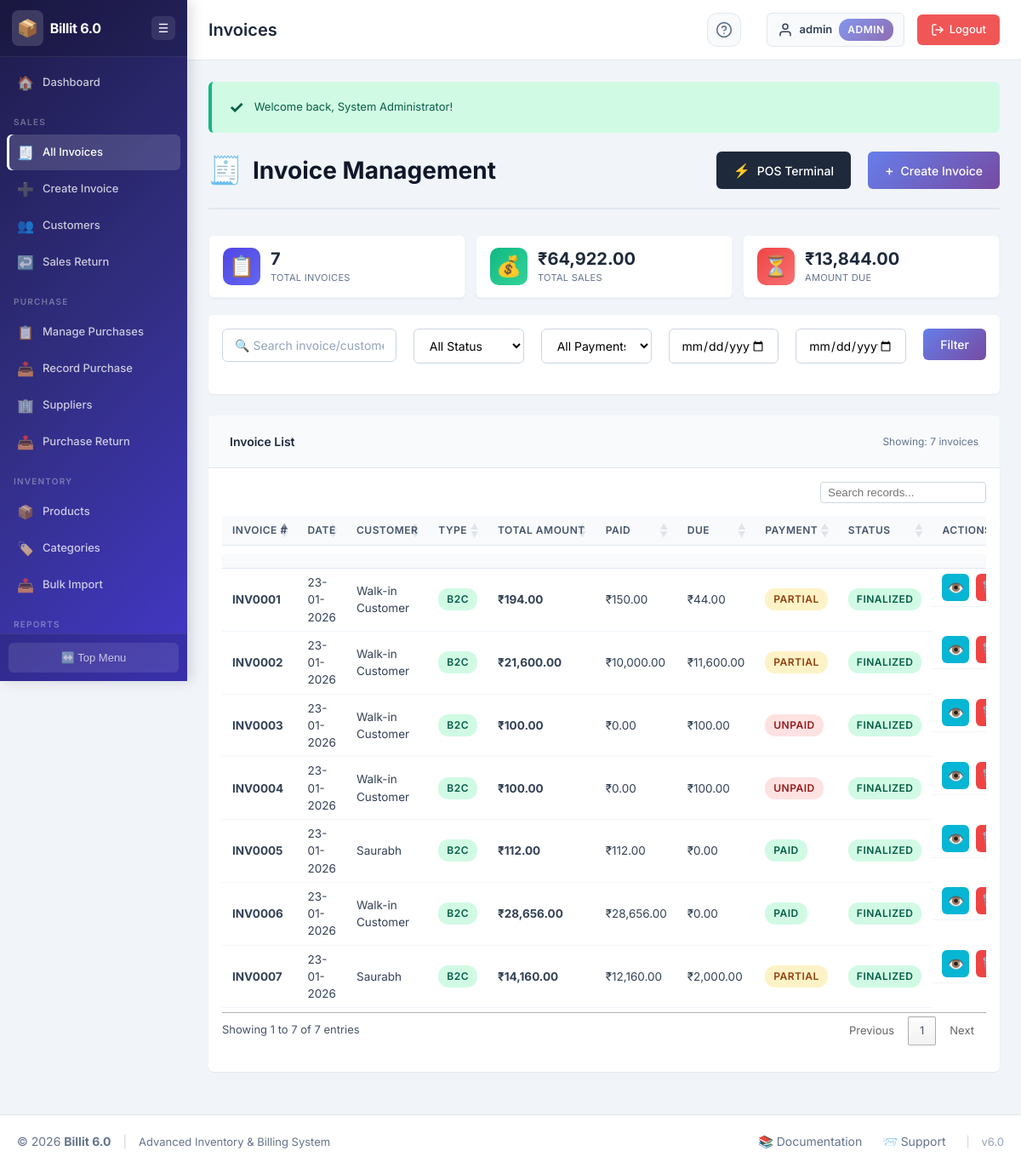
Screenshot of /invoices/invoices.php (signed in) with the database file from the repository.
### tables this page shows
CREATE TABLE `invoices` (
  `invoice_id` int(11) NOT NULL,
  `invoice_number` varchar(50) NOT NULL,
  `invoice_date` date NOT NULL,
  `customer_id` int(11) NOT NULL,
  `customer_name` varchar(200) NOT NULL,
  `customer_gstin` varchar(15) DEFAULT NULL,
  `customer_address` text DEFAULT NULL,
  `customer_state_code` varchar(2) DEFAULT NULL,
  `subtotal` decimal(10,2) NOT NULL DEFAULT 0.00,
  `discount_type` enum('percentage','amount') DEFAULT 'percentage',
  `discount_value` decimal(10,2) DEFAULT 0.00,
  `discount_amount` decimal(10,2) DEFAULT 0.00,
  `taxable_amount` decimal(10,2) NOT NULL DEFAULT 0.00,
  `cgst_amount` decimal(10,2) DEFAULT 0.00,
  `sgst_amount` decimal(10,2) DEFAULT 0.00,
  `igst_amount` decimal(10,2) DEFAULT 0.00,
  `total_tax` decimal(10,2) DEFAULT 0.00,
  `round_off` decimal(10,2) DEFAULT 0.00,
  `total_amount` decimal(10,2) NOT NULL DEFAULT 0.00,
  `amount_paid` decimal(10,2) DEFAULT 0.00,
  `amount_due` decimal(10,2) DEFAULT 0.00,
  `payment_status` enum('unpaid','partial','paid') NOT NULL DEFAULT 'unpaid',
  `invoice_status` enum('draft','finalized','cancelled') NOT NULL DEFAULT 'draft',
  `notes` text DEFAULT NULL,
  `terms_conditions` text DEFAULT NULL,
  `created_by` int(11) DEFAULT NULL,
  `created_at` timestamp NOT NULL DEFAULT current_timestamp(),
  `updated_at` timestamp NOT NULL DEFAULT current_timestamp() ON UPDATE current_timestamp()
);

CREATE TABLE `customers` (
  `customer_id` int(11) NOT NULL,
  `customer_name` varchar(200) NOT NULL,
  `customer_type` enum('B2B','B2C') NOT NULL DEFAULT 'B2C',
  `contact_person` varchar(100) DEFAULT NULL,
  `email` varchar(100) DEFAULT NULL,
  `phone` varchar(20) DEFAULT NULL,
  `gstin` varchar(15) DEFAULT NULL,
  `pan` varchar(10) DEFAULT NULL,
  `billing_address` text DEFAULT NULL,
  `billing_city` varchar(100) DEFAULT NULL,
  `billing_state` varchar(100) DEFAULT NULL,
  `billing_state_code` varchar(2) DEFAULT NULL,
  `billing_pincode` varchar(10) DEFAULT NULL,
  `shipping_address` text DEFAULT NULL,
  `shipping_city` varchar(100) DEFAULT NULL,
  `shipping_state` varchar(100) DEFAULT NULL,
  `shipping_state_code` varchar(2) DEFAULT NULL,
  `shipping_pincode` varchar(10) DEFAULT NULL,
  `credit_limit` decimal(10,2) DEFAULT 0.00,
  `opening_balance` decimal(10,2) DEFAULT 0.00,
  `status` enum('active','inactive') NOT NULL DEFAULT 'active',
  `created_at` timestamp NOT NULL DEFAULT current_timestamp(),
  `updated_at` timestamp NOT NULL DEFAULT current_timestamp() ON UPDATE current_timestamp()
);

### invoices/invoices.php (the view, shortened to what this page needs)
<?php
require_once '../includes/header.php';
$search_term = '';
$date_from = '';
$date_to = '';
$query = "SELECT i.*, c.customer_name, c.customer_type
          FROM invoices i
          INNER JOIN customers c ON i.customer_id = c.customer_id
          WHERE 1=1";
$query .= " ORDER BY i.invoice_date DESC, i.invoice_id DESC";
$invoices_result = db_query($connection, $query);
$summary_query = "SELECT
                  COUNT(*) as total_invoices,
                  SUM(CASE WHEN invoice_status = 'finalized' THEN total_amount ELSE 0 END) as total_sales,
                  SUM(CASE WHEN invoice_status = 'finalized' THEN amount_due ELSE 0 END) as total_due
                  FROM invoices
                  WHERE 1=1";
$summary = db_fetch_one($connection, $summary_query);
?>
<div class="page-header">
    <h2 class="page-title">
        <span class="page-icon">🧾</span>
        Invoice Management
    </h2>
    <div class="page-actions">
        <a href="pos.php" class="btn btn-dark" style="background:#1e293b; color:white; margin-right:10px;">
            <span class="btn-icon">⚡</span>
            POS Terminal
        </a>
        <a href="create_invoice.php" class="btn btn-primary">
            <span class="btn-icon">+</span>
            Create Invoice
        </a>
    </div>
</div>
<div class="stats-grid" style="grid-template-columns: repeat(3, 1fr);">
    <div class="stat-card stat-card-blue">
        <div class="stat-icon">📋</div>
        <div class="stat-content">
            <div class="stat-value"><?php echo number_format($summary['total_invoices']); ?></div>
            <div class="stat-label">Total Invoices</div>
        </div>
    </div>
    <div class="stat-card stat-card-green">
        <div class="stat-icon">💰</div>
        <div class="stat-content">
            <div class="stat-value"><?php echo format_currency($summary['total_sales']); ?></div>
            <div class="stat-label">Total Sales</div>
        </div>
    </div>
    <div class="stat-card stat-card-red">
        <div class="stat-icon">⏳</div>
        <div class="stat-content">
            <div class="stat-value"><?php echo format_currency($summary['total_due']); ?></div>
            <div class="stat-label">Amount Due</div>
        </div>
    </div>
</div>
<div class="card">
    <div class="card-body">
        <form method="GET" action="<?php echo htmlspecialchars($_SERVER['PHP_SELF']); ?>" class="filter-form">
            <div class="form-row">
                <div class="form-group col-md-3">
                    <input type="text" name="search" class="form-control"
                           placeholder="🔍 Search invoice/customer..."
                           value="<?php echo escape_html($search_term); ?>">
                </div>
                <div class="form-group col-md-2">
                    <select name="status" class="form-control">
                        <option value="">All Status</option>
                    </select>
                </div>
                <div class="form-group col-md-2">
                    <select name="payment" class="form-control">
                        <option value="">All Payments</option>
                    </select>
                </div>
                <div class="form-group col-md-2">
                    <input type="date" name="date_from" class="form-control"
                           value="<?php echo escape_html($date_from); ?>">
                </div>
                <div class="form-group col-md-2">
                    <input type="date" name="date_to" class="form-control"
                           value="<?php echo escape_html($date_to); ?>">
                </div>
                <div class="form-group col-md-1">
                    <button type="submit" class="btn btn-primary btn-block">Filter</button>
                </div>
            </div>
        </form>
    </div>
</div>
<div class="card">
    <div class="card-header">
        <h3 class="card-title">Invoice List</h3>
        <span class="card-subtitle">
            Showing: <?php echo mysqli_num_rows($invoices_result); ?> invoices
        </span>
    </div>
    <div class="card-body">
        <div class="table-responsive">
            <table class="data-table">
                <thead>
                    <tr>
                        <th>Invoice #</th>
                        <th>Date</th>
                        <th>Customer</th>
                        <th>Type</th>
                        <th>Total Amount</th>
                        <th>Paid</th>
                        <th>Due</th>
                        <th>Payment</th>
                        <th>Status</th>
                        <th>Actions</th>
                    </tr>
                </thead>
                <tbody>
                    <?php if ($invoices_result && mysqli_num_rows($invoices_result) > 0): ?>
                        <?php while ($invoice = mysqli_fetch_assoc($invoices_result)): ?>
                            <tr>
                                <td><strong><?php echo escape_html($invoice['invoice_number']); ?></strong></td>
                                <td><?php echo format_date($invoice['invoice_date']); ?></td>
                                <td><?php echo escape_html($invoice['customer_name']); ?></td>
                                <td>
                                    <span class="badge badge-<?php echo $invoice['customer_type'] === 'B2B' ? 'info' : 'success'; ?>">
                                        <?php echo $invoice['customer_type']; ?>
                                    </span>
                                </td>
                                <td><strong><?php echo format_currency($invoice['total_amount']); ?></strong></td>
                                <td><?php echo format_currency($invoice['amount_paid']); ?></td>
                                <td><?php echo format_currency($invoice['amount_due']); ?></td>
                                <td>
                                    <?php if ($invoice['payment_status'] === 'paid'): ?>
                                        <span class="badge badge-success">Paid</span>
                                    <?php elseif ($invoice['payment_status'] === 'partial'): ?>
                                        <span class="badge badge-warning">Partial</span>
                                    <?php else: ?>
                                        <span class="badge badge-danger">Unpaid</span>
                                    <?php endif; ?>
                                </td>
                                <td>
                                    <?php if ($invoice['invoice_status'] === 'finalized'): ?>
                                        <span class="badge badge-success">Finalized</span>
                                    <?php elseif ($invoice['invoice_status'] === 'draft'): ?>
                                        <span class="badge badge-warning">Draft</span>
                                    <?php else: ?>
                                        <span class="badge badge-danger">Cancelled</span>
                                    <?php endif; ?>
                                </td>
                                <td class="actions">
                                    <a href="view_invoice.php?id=<?php echo $invoice['invoice_id']; ?>"
                                       class="btn-action btn-edit" title="View">👁️</a>
                                    <?php if ($invoice['invoice_status'] !== 'cancelled'): ?>
                                        <a href="delete_invoice.php?id=<?php echo $invoice['invoice_id']; ?>"
                                           class="btn-action btn-delete" title="Cancel"
                                           onclick="return confirmDelete('Are you sure you want to cancel this invoice?');">🗑️</a>
                                    <?php endif; ?>
                                </td>
                            </tr>
                        <?php endwhile; ?>
                    <?php else: ?>
                        <tr>
                            <td colspan="10" class="text-center">No invoices found.</td>
                        </tr>
                    <?php endif; ?>
                </tbody>
            </table>
        </div>
    </div>
</div>
<?php
require_once '../includes/footer.php';
?>

### includes/header.php (style rules this page uses)
table.dataTable { width: 100% !important; margin-top: 5px !important; margin-bottom: 5px !important; border-collapse: collapse !important; }
table.dataTable thead th { background-color: #f8fafc; border-bottom: 1px solid #e2e8f0 !important; font-size: 12px; font-weight: 600; text-transform: uppercase; letter-spacing: 0.5px; color: #475569; padding: 8px 12px !important; vertical-align: middle; }
table.dataTable tbody td { padding: 6px 12px !important; font-size: 13.5px; border-bottom: 1px solid #f1f5f9; color: #334155; vertical-align: middle; }

### rows the page displays
invoices: invoice_number "INV0007", invoice_date "23-01-2026", customer.customer_name "Saurabh", customer.customer_type "B2C", total_amount "₹14,160.00", amount_paid "₹12,160.00", amount_due "₹2,000.00", payment_status "PARTIAL", invoice_status "FINALIZED"
invoices: invoice_number "INV0006", invoice_date "23-01-2026", customer.customer_name "Walk-in Customer", customer.customer_type "B2C", total_amount "₹28,656.00", amount_paid "₹28,656.00", amount_due "₹0.00", payment_status "PAID", invoice_status "FINALIZED"
invoices: invoice_number "INV0005", invoice_date "23-01-2026", customer.customer_name "Saurabh", customer.customer_type "B2C", total_amount "₹112.00", amount_paid "₹112.00", amount_due "₹0.00", payment_status "PAID", invoice_status "FINALIZED"
invoices: invoice_number "INV0004", invoice_date "23-01-2026", customer.customer_name "Walk-in Customer", customer.customer_type "B2C", total_amount "₹100.00", amount_paid "₹0.00", amount_due "₹100.00", payment_status "UNPAID", invoice_status "FINALIZED"
invoices: invoice_number "INV0003", invoice_date "23-01-2026", customer.customer_name "Walk-in Customer", customer.customer_type "B2C", total_amount "₹100.00", amount_paid "₹0.00", amount_due "₹100.00", payment_status "UNPAID", invoice_status "FINALIZED"
invoices: invoice_number "INV0002", invoice_date "23-01-2026", customer.customer_name "Walk-in Customer", customer.customer_type "B2C", total_amount "₹21,600.00", amount_paid "₹10,000.00", amount_due "₹11,600.00", payment_status "PARTIAL", invoice_status "FINALIZED"
invoices: invoice_number "INV0001", invoice_date "23-01-2026", customer.customer_name "Walk-in Customer", customer.customer_type "B2C", total_amount "₹194.00", amount_paid "₹150.00", amount_due "₹44.00", payment_status "PARTIAL", invoice_status "FINALIZED"

### other values shown
APP_NAME "Billit 6.0"
$page_title "Invoices"
escape_html($current_user) "admin"
$current_role "ADMIN"
$message "Welcome back, System Administrator!"
$summary['total_invoices'] "7"
format_currency($summary['total_sales']) "₹64,922.00"
format_currency($summary['total_due']) "₹13,844.00"
mysqli_num_rows($invoices_result) "7"
APP_VERSION "6.0"
